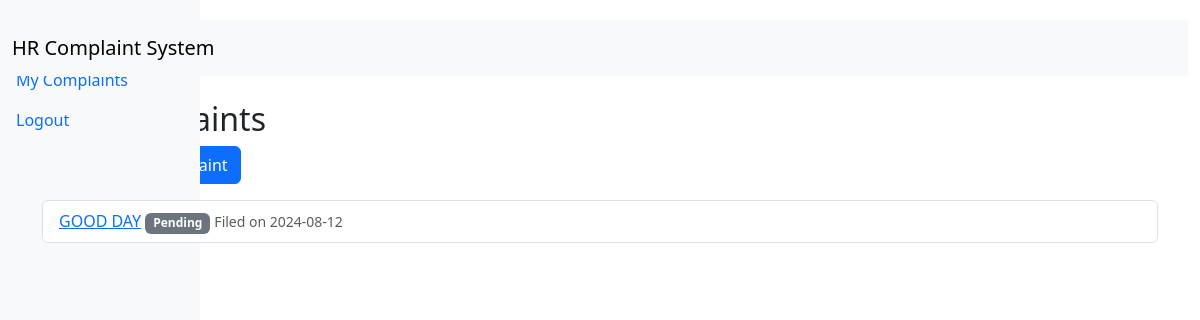
Page /dashboard (signed in) on the earlier database version.
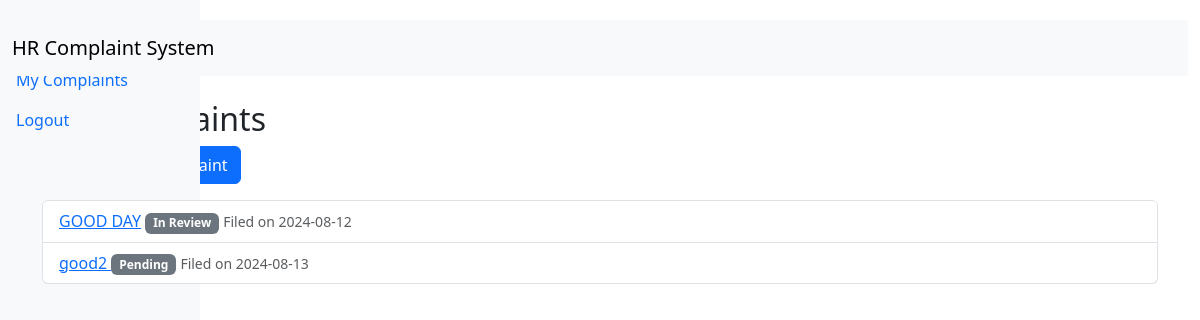
Same page on the later database version.
### app/models.py (models this page shows, shortened)
class Complaint(db.Model):
    id = db.Column(db.Integer, primary_key=True)
    title = db.Column(db.String(100), nullable=False)
    description = db.Column(db.Text, nullable=False)
    date_posted = db.Column(db.DateTime, nullable=False, default=datetime.utcnow)
    status = db.Column(db.String(20), nullable=False, default='Pending')
    user_id = db.Column(db.Integer, db.ForeignKey('user.id'), nullable=False)

### app/blueprints/employee/routes.py (the view)
@employee.route('/dashboard')
@login_required
def dashboard():
    complaints = Complaint.query.filter_by(user_id=current_user.id).all()
    return render_template('dashboard.html', complaints=complaints)

### app/__init__.py (called while the page is built)
def create_app(config_class=Config):
    app = Flask(__name__)
    app.config.from_object(config_class)
    db.init_app(app)
    login_manager.init_app(app)
    migrate.init_app(app, db)
    from app.blueprints.auth.routes import auth
    from app.blueprints.employee.routes import employee
    from app.blueprints.manager.routes import manager
    from app.blueprints.admin.routes import admin
    from app.errors.handlers import errors
    app.register_blueprint(auth)
    app.register_blueprint(employee)
    app.register_blueprint(manager)
    app.register_blueprint(admin)
    app.register_blueprint(errors)
    @login_manager.user_loader
    def load_user(user_id):
        from app.models import User  # Import the User model here to avoid circular import
        return User.query.get(int(user_id))
    return app

### app/templates/dashboard.html (shortened to what this page needs)
{% extends "base.html" %}
{% block content %}
<h2>My Complaints</h2>
<a href="{{ url_for('employee.new_complaint') }}" class="btn btn-primary mb-3">Submit New Complaint</a>
<ul class="list-group">
    {% for complaint in complaints %}
    <li class="list-group-item">
        <a href="{{ url_for('employee.complaint_detail', complaint_id=complaint.id) }}">{{ complaint.title }}</a>
        <span class="badge bg-secondary">{{ complaint.status }}</span>
        <small class="text-muted">Filed on {{ complaint.date_posted.strftime('%Y-%m-%d') }}</small>
    </li>
    {% endfor %}
</ul>
{% endblock %}

Differences in the rows shown:
changed Complaint "GOOD DAY": status "Pending" → "In Review"
added Complaint: title "good2", status "Pending", date_posted "2024-08-13"
